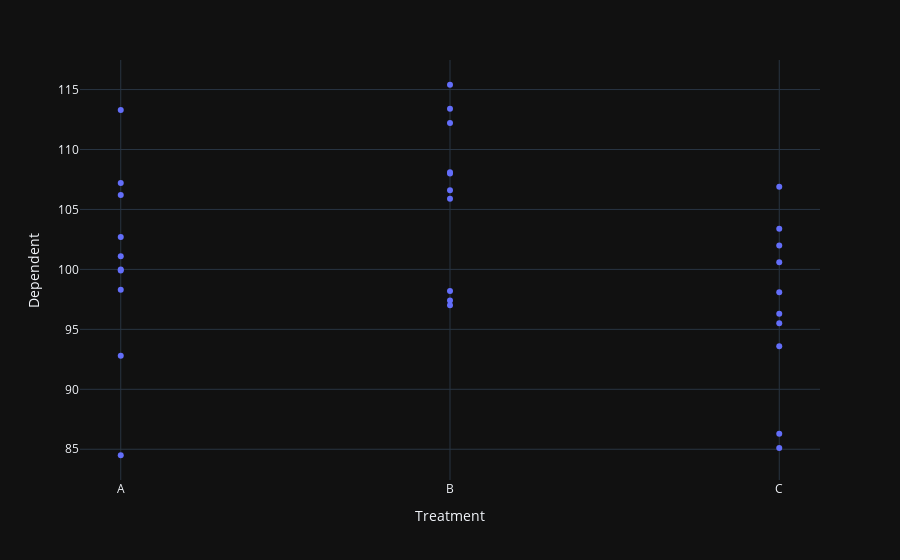

Here is the notebook cell this chart was saved with:
### Markdown cell above
* Line of best fit is the mean of the dependent variable for each treatment level

### Code cell
px.scatter( 
    df, 
    x = 'Treatment', 
    y = 'Dependent'
 
)

### Figure 1 — Plotly figure (JSON) as saved in the notebook; plotly's stock layout.template omitted (floating-point values rounded to 4 significant figures)
{"data": [{"hovertemplate": "Treatment=%{x}<br>Dependent=%{y}<extra></extra>", "legendgroup": "", "marker": {"color": "#636efa", "symbol": "circle"}, "mode": "markers", "name": "", "orientation": "v", "showlegend": false, "type": "scatter", "x": ["A", "A", "A", "A", "A", "A", "A", "A", "A", "A", "B", "B", "B", "B", "B", "B", "B", "B", "B", "B", "C", "C", "C", "C", "C", "C", "C", "C", "C", "C"], "xaxis": "x", "y": [113.3, 107.2, 84.5, 99.9, 106.2, 92.8, 102.7, 101.1, 100, 98.3, 108, 113.4, 98.2, 112.2, 106.6, 108.1, 97, 105.9, 115.4, 97.4, 85.1, 86.3, 96.3, 106.9, 100.6, 103.4, 95.5, 102, 93.6, 98.1], "yaxis": "y"}], "layout": {"legend": {"tracegroupgap": 0}, "margin": {"t": 60}, "xaxis": {"anchor": "y", "domain": [0, 1], "title": {"text": "Treatment"}}, "yaxis": {"anchor": "x", "domain": [0, 1], "title": {"text": "Dependent"}}}}
